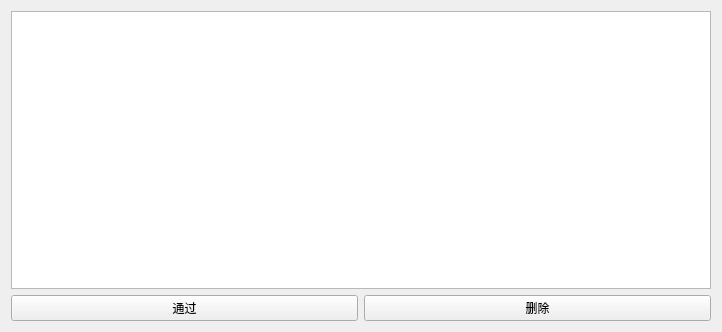
<?xml version="1.0" encoding="UTF-8"?>
<ui version="4.0">
 <class>FormRemark</class>
 <widget class="QWidget" name="FormRemark">
  <property name="geometry">
   <rect>
    <x>0</x>
    <y>0</y>
    <width>722</width>
    <height>332</height>
   </rect>
  </property>
  <property name="windowTitle">
   <string>审核</string>
  </property>
  <layout class="QVBoxLayout" name="verticalLayout">
   <item>
    <widget class="QTreeView" name="treeView"/>
   </item>
   <item>
    <layout class="QHBoxLayout" name="horizontalLayout">
     <item>
      <widget class="QPushButton" name="pushButton">
       <property name="text">
        <string>通过</string>
       </property>
      </widget>
     </item>
     <item>
      <widget class="QPushButton" name="pushButton_2">
       <property name="text">
        <string>删除</string>
       </property>
      </widget>
     </item>
    </layout>
   </item>
  </layout>
 </widget>
 <resources/>
 <connections/>
</ui>
